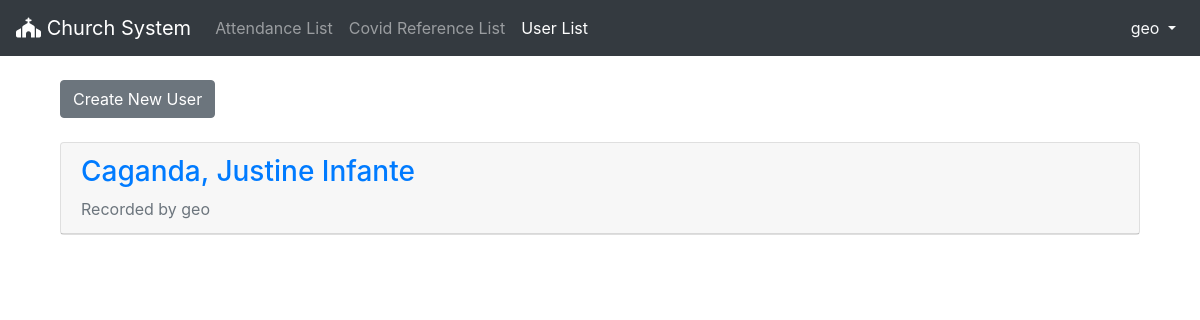
Screenshot of /user/ (signed in) with the database file from the repository.
### staff/models.py (models this page shows)
class Staff(AbstractUser):
    class Sex(models.TextChoices):
        MAN = 'M', ('Man')
        WOMAN = 'F', ('Woman')
    sex = models.CharField('sex', max_length=1, choices=Sex.choices, null=True)
    def __str__(self):
        return f'{self.username}'

### user/models.py (models this page shows, shortened)
class User(models.Model):
    class Sex(models.TextChoices):
        MAN = 'M', ('Man')
        WOMAN = 'F', ('Woman')
    first_name = models.CharField(max_length=50)
    middle_name = models.CharField(max_length=50)
    last_name = models.CharField(max_length=50)
    birthdate = models.DateField()
    age = models.IntegerField()
    sex = models.CharField(max_length=1, choices=Sex.choices, null=True)
    profession = models.CharField(max_length=50)
    staff = models.ForeignKey(Staff, on_delete=models.PROTECT)

### user/views.py (the view)
# urls.py: path('', UserListView.as_view(), name='user_list'),
class UserListView(LoginRequiredMixin, ListView):
    model = User
    template_name = 'user_list.html'
    context_object_name = 'all_user_list'

### templates/user_list.html (shortened to what this page needs)
{% extends 'base.html' %}
{% block navbar %}
    <li class="nav-item">
      <a class="nav-link" href="{% url 'attend_list'%}">Attendance List</a>
    </li>
    <li class="nav-item">
        <a class="nav-link" href="{% url 'ref_list' %}">Covid Reference List</a>
    </li>
    <li class="nav-item">
        <a class="nav-link active" href="{% url 'user_list'%}">User List</a>
    </li>
{% endblock%}
{% block content%}
  <div class="container-fluid mt-4">
      <a href="{% url 'user_new' %}"><button class="btn btn-secondary">Create New User</button></a>
      {% for user in all_user_list %}
        <div class="card mt-4">
            <a style="text-decoration: none;" href="{% url 'user_detail' user.pk %}">
                <div class="card-header">
                    <span class="font-weight-bold d-block"><h3>{{ user.last_name }}, {{ user.first_name}} {{ user.middle_name}}</h3></span>
                    <span class="text-muted">Recorded by {{ user.staff }}</span>
                </div>
            </a>
        </div>
      {% endfor %}
  </div>
{% endblock content%}

### templates/base.html (shortened to what this page needs)
{% load static %}
<!DOCTYPE html>
<html>
<head>
    <link rel="stylesheet" href="https://cdn.jsdelivr.net/npm/bootstrap@4.6.0/dist/css/bootstrap.min.css">
</head>
<body>
    <nav class="navbar navbar-expand-lg navbar-dark bg-dark">
        <a class="navbar-brand" href="{% url 'home' %}"><i class="fas fa-church"></i> Church System</a>
        <div class="collapse navbar-collapse" id="navbarSupportedContent">
            {% if user.is_authenticated %}
            <ul class="navbar-nav mr-auto">
              {% block navbar %}{% endblock%}
            </ul>
            <ul class="navbar-nav ml-auto">
                <li class="nav-item">
                    <a class="nav-link dropdown-toggle text-light" href="#" id="navbarDropdown" role="button" data-toggle="dropdown" aria-haspopup="true" aria-expanded="false">
                        {{ user.username }}
                    </a>
                </li>
            </ul>
            {% else %}
            <form class="form-inline ml-auto">
                <a href="{% url 'login' %}" class="btn btn-secondary">Log In</a>
                <a href="{% url 'signup' %}" class="btn btn-primary ml-2">Sign Up</a>
            </form>
            {% endif %}
        </div>
    </nav>
    <main>
        <div class="container">
            {% block content %}
            {% endblock content %}
        </div>
    </main>
</body>
</html>

### rows the page displays
Staff: username "geo"
User: last_name "Caganda", first_name "Justine", middle_name "Infante", staff "geo"
